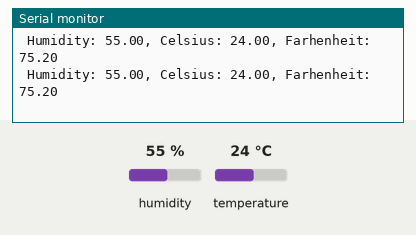
Bench run of a sketch on a simulated Arduino Uno, built with avr-gcc and run on an emulated ATmega328P. On the bench: the last lines printed to the serial monitor. Inputs (shaded band) come from the test bench; at power-on: humidity 55 %, temperature 24 °C.

Above: at 2.8 s.
2.9 s: humidity set to 22 %
At 5.5 s:
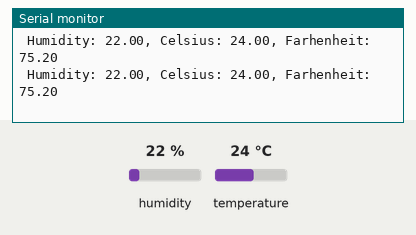
5.6 s: temperature set to 12 °C
At 7.5 s:
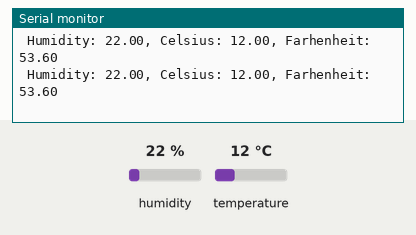
8.3 s: humidity set to 40 %
At 10.0 s:
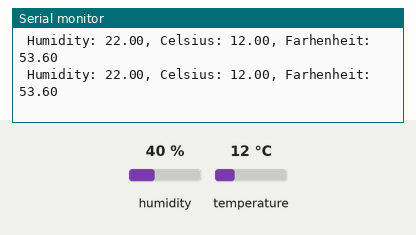
Timing chart, 0 to 11.5 s (numbered marks = the images above; inputs shaded):
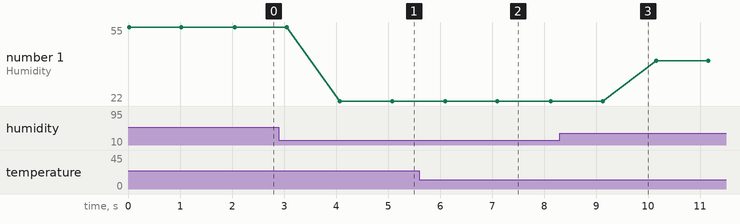

Measured:
- after the input at 2.9 s, the serial monitor: prints a new line after 1.2 s (image 1)
- after the input at 5.6 s, the serial monitor: prints a new line after 0.50 s (image 2)
- plotted number 1: 55 → 22 after the input at 2.9 s, 22 → 40 after the input at 8.3 s

The sketch:

humidity.ino
```cpp
#include "DHT.h"
#define Type DHT11
int sensePin = 6;

DHT HT(sensePin,Type);
float humidity;
float Celsius;
float Farenheit;


void setup() {
  // put your setup code here, to run once:
  Serial.begin(9600);
  pinMode(6,INPUT);
  HT.begin();

}

void loop() {
  // put your main code here, to run repeatedly:
  humidity = HT.readHumidity();
  Celsius = HT.readTemperature();
  Farenheit = HT.readTemperature(true);
  Serial.print(" Humidity: ");
  Serial.print(humidity);
  Serial.print(", Celsius: ");
  Serial.print(Celsius);
  Serial.print(", Farhenheit: ");
  Serial.println(Farenheit);
  delay(1000);

}
```
